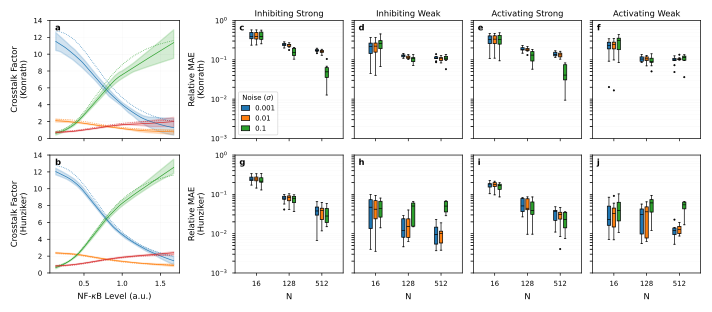

Source code (Python):
import pandas as pd
import numpy as np
import matplotlib.pyplot as plt
import matplotlib.patches as mpatches
from pathlib import Path
from scipy.interpolate import interp1d

# ---------------------------------------------------------------------------
# Paths & config
# ---------------------------------------------------------------------------
project_root    = Path(__file__).resolve().parents[3]
code_root       = project_root / "code"
EXPERIMENT_ROOT = code_root / "experiments" / "multivariate" / "multivariate_study_2026-02-10_182131"

SEEDS               = range(10)
NOISE_CROSSTALK     = 0.1
N_SIGNALS_CROSSTALK = 128
VALID_N             = [16, 128, 512]
VALID_NOISE         = [0.001, 0.01, 0.1]

FUNCTIONS = [
    ("monoton_decreasing_strong_hill", "Inhibiting Strong"),
    ("monoton_decreasing_weak_hill",   "Inhibiting Weak"),
    ("monoton_increasing_strong_hill", "Activating Strong"),
    ("monoton_increasing_weak_hill",   "Activating Weak"),
]

MODELS = [
    ("konrath2020", "Konrath"),
    ("hunziker2010", "Hunziker"),
]

# ---------------------------------------------------------------------------
# Styling
# ---------------------------------------------------------------------------
plt.rcParams.update({"font.size": 6, "axes.labelsize": 6, "axes.titlesize": 6,
                     "xtick.labelsize": 5, "ytick.labelsize": 5,
                     "legend.fontsize": 5, "lines.linewidth": 0.1})

plt.rcParams.update({"font.size": 6, "axes.labelsize": 6, "axes.titlesize": 6,
                     "xtick.labelsize": 5, "ytick.labelsize": 5,
                     "legend.fontsize": 5, "lines.linewidth": 0.1,
                     "axes.linewidth": 0.5,
                     "xtick.major.width": 0.5, "ytick.major.width": 0.5,
                     "xtick.major.size": 2,   "ytick.major.size": 2})

grid_keywords = {"ls": "-", "alpha": 0.1, "lw": 0.1, 'c': 'k'}

# ---------------------------------------------------------------------------
# Figure layout — 2 rows × 5 cols
#   Col 0      : crosstalk panels (row 0 = Konrath, row 1 = Hunziker)
#   Cols 1–4   : relative MAE panels (same 4 functions × 2 models grid)
# ---------------------------------------------------------------------------
fig = plt.figure(figsize=(7.00787, 3), constrained_layout=True)
gs  = fig.add_gridspec(2, 5, width_ratios=[1.2, 1, 1, 1, 1])

# Crosstalk axes — share y (both show crosstalk factor, 0–14)
ax_ct_top = fig.add_subplot(gs[0, 0])
ax_ct_bot = fig.add_subplot(gs[1, 0], sharey=ax_ct_top)
ax_ct     = [ax_ct_top, ax_ct_bot]

# MAE axes — all 8 share x and y with each other
ax_mae = [[None] * 4 for _ in range(2)]
for row_i in range(2):
    for col_i in range(4):
        kw = {} if (row_i == 0 and col_i == 0) else \
             {"sharey": ax_mae[0][0], "sharex": ax_mae[0][0]}
        ax_mae[row_i][col_i] = fig.add_subplot(gs[row_i, col_i + 1], **kw)

ct_colors  = ["C0", "C1", "C2", "C3"]
mae_colors = ["C0", "C1", "C2"]
width      = 0.1
gap        = 1.5
offsets    = [-width * gap, 0, width * gap]
indices    = np.arange(len(VALID_N))

# ---------------------------------------------------------------------------
# Crosstalk panels
# ---------------------------------------------------------------------------
for model_idx, (model_key, model_label) in enumerate(MODELS):
    ax = ax_ct[model_idx]
    experiments = []
    for item in EXPERIMENT_ROOT.iterdir():
        if not item.is_dir() or not item.name.startswith(model_key):
            continue
        parts = item.name.split("_")
        try:
            if int(parts[-1][1:]) != N_SIGNALS_CROSSTALK or float(parts[-2]) != NOISE_CROSSTALK:
                continue
            experiments.append({"path": item, "function": "_".join(parts[1:-2])})
        except Exception:
            continue
    experiments.sort(key=lambda x: x["function"])

    for i, exp in enumerate(experiments):
        collected = []
        for seed in SEEDS:
            f = exp["path"] / f"run_seed_{seed}" / "learned_vs_true_crosstalk_factor_values.csv"
            if f.exists():
                try:
                    collected.append(pd.read_csv(f))
                except Exception:
                    pass
        if not collected:
            continue
        all_x = pd.concat([d["nfkb_flat"] for d in collected])
        grid  = np.linspace(all_x.min(), all_x.max(), 100)
        true_y, pred_list = None, []
        for df in collected:
            df = df.sort_values("nfkb_flat")
            if true_y is None:
                true_y = interp1d(df["nfkb_flat"], df["true_synth_factor"],
                                  kind="linear", fill_value="extrapolate")(grid)
            pred_list.append(interp1d(df["nfkb_flat"], df["pred_synth_factor"],
                                      kind="linear", fill_value="extrapolate")(grid))
        preds = np.array(pred_list)
        color = ct_colors[i % len(ct_colors)]
        ax.plot(grid, true_y,             color=color, ls=":", lw=0.5)
        ax.plot(grid, preds.mean(axis=0), color=color, ls="-", lw=0.5)
        ax.fill_between(grid, np.percentile(preds, 5, axis=0),
                        np.percentile(preds, 95, axis=0), color=color, alpha=0.2)

    ax.set_ylabel(f"Crosstalk Factor\n({model_label})", fontsize=6)
    ax.set_ylim(0, 14)
    ax.grid(True, **grid_keywords)

    if model_idx == len(MODELS) - 1:
        ax.set_xlabel(r"NF-$\kappa$B Level (a.u.)", fontsize=6)
    else:
        ax.tick_params(labelbottom=False)

# ---------------------------------------------------------------------------
# Load relative MAE data
# ---------------------------------------------------------------------------
valid_func_keys = {f for f, _ in FUNCTIONS}
rows = []
for item in EXPERIMENT_ROOT.iterdir():
    if not item.is_dir():
        continue
    name  = item.name
    parts = name.split("_")
    model = next((m for m, _ in MODELS if name.startswith(m)), None)
    if model is None:
        continue
    try:
        n_signals = int(parts[-1][1:])
        noise     = float(parts[-2])
        func      = "_".join(parts[1:-2])
    except Exception:
        continue
    if n_signals not in VALID_N or noise not in VALID_NOISE or func not in valid_func_keys:
        continue
    for seed in SEEDS:
        csv = item / f"run_seed_{seed}" / "learned_vs_true_crosstalk_factor_values.csv"
        if not csv.exists():
            continue
        try:
            df        = pd.read_csv(csv).sort_values("nfkb_flat")
            grid      = np.linspace(df["nfkb_flat"].min(), df["nfkb_flat"].max(), 500)
            true_vals = np.interp(grid, df["nfkb_flat"].values, df["true_synth_factor"].values)
            pred_vals = np.interp(grid, df["nfkb_flat"].values, df["pred_synth_factor"].values)
            rel_mae   = np.mean(np.abs(true_vals - pred_vals)) / np.mean(np.abs(true_vals))
            rows.append({"model": model, "function": func,
                         "n_signals": n_signals, "noise": noise, "rel_mae": rel_mae})
        except Exception:
            pass

df_all = pd.DataFrame(rows)

# ---------------------------------------------------------------------------
# Relative MAE panels
# ---------------------------------------------------------------------------
for row_i, (model_key, model_label) in enumerate(MODELS):
    for col_i, (func_key, func_label) in enumerate(FUNCTIONS):
        ax  = ax_mae[row_i][col_i]
        sub = df_all[(df_all["model"] == model_key) & (df_all["function"] == func_key)]

        for i, noise_val in enumerate(VALID_NOISE):
            groups = [
                sub[(sub["n_signals"] == n) & (sub["noise"] == noise_val)]["rel_mae"].values
                for n in VALID_N
            ]
            ax.boxplot(
                groups,
                positions=indices + offsets[i],
                widths=width,
                patch_artist=True,
                showfliers=True,
                boxprops=dict(facecolor=mae_colors[i], color="black", alpha=1, linewidth=0.5),
                medianprops=dict(color="black", linewidth=0.5),
                whiskerprops=dict(color="black", linewidth=0.5),
                capprops=dict(color="black", linewidth=0.5),
                flierprops=dict(marker="o", markerfacecolor="k", markersize=1,
                               linestyle="none", markeredgecolor="k", markeredgewidth=0.5),
            )

        ax.set_xticks(indices)
        ax.set_xticklabels(VALID_N)
        ax.set_yscale("log")
        ax.grid(True, axis="y", which="both", **grid_keywords)
        ax.set_ylim(1e-3, 1e0)

        if row_i == 0:
            ax.set_title(func_label, fontsize=6, pad=3)
            ax.tick_params(labelbottom=False)

        if row_i == len(MODELS) - 1:
            ax.set_xlabel("N", fontsize=6)

        if col_i == 0:
            ax.set_ylabel(f"Relative MAE\n({model_label})", fontsize=6)
        else:
            ax.tick_params(labelleft=False)

# ---------------------------------------------------------------------------
# Panel labels  (a–b: crosstalk; c–j: MAE)
# ---------------------------------------------------------------------------
letters = "abcdefghij"
for i, ax in enumerate(ax_ct):
    ax.text(0.04, 0.97, letters[i], transform=ax.transAxes,
            fontsize=6, fontweight="bold", va="top", ha="left")

for row_i in range(2):
    for col_i in range(4):
        letter = letters[2 + row_i * 4 + col_i]
        ax_mae[row_i][col_i].text(0.04, 0.97, letter,
                                   transform=ax_mae[row_i][col_i].transAxes,
                                   fontsize=6, fontweight="bold", va="top", ha="left")

# ---------------------------------------------------------------------------
# Noise legend — panel c (first MAE panel, top-left), bottom left
# ---------------------------------------------------------------------------
legend_handles = [
    mpatches.Patch(facecolor=mae_colors[i], edgecolor="black", label=str(v), linewidth=0.5)
    for i, v in enumerate(VALID_NOISE)
]
leg = ax_mae[0][0].legend(
    handles=legend_handles,
    title=r"Noise ($\sigma$)",
    loc="lower left",
    ncol=1,
    fontsize=5,
    title_fontsize=5,
    handlelength=1.2,
)
leg.get_frame().set_linewidth(0.5)

# ---------------------------------------------------------------------------
# Save
# ---------------------------------------------------------------------------
output_dir  = code_root / "plots" / "paper_plots"
output_dir.mkdir(parents=True, exist_ok=True)
output_path = output_dir / "synth_data_combined_figure.pdf"
fig.savefig(output_path, dpi=300, bbox_inches="tight")
print(f"Saved to {output_path}")
